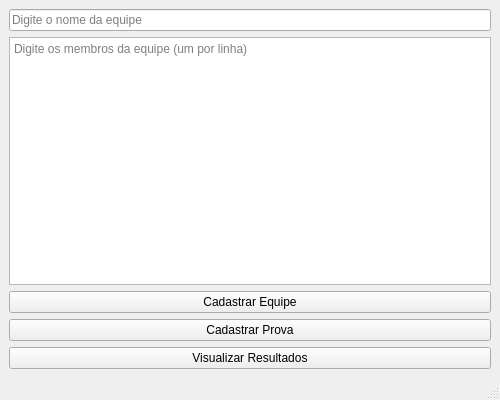
<?xml version="1.0" encoding="UTF-8"?>
<ui version="4.0">
 <class>MainWindow</class>
 <widget class="QMainWindow" name="MainWindow">
  <property name="geometry">
   <rect>
    <x>0</x>
    <y>0</y>
    <width>500</width>
    <height>400</height>
   </rect>
  </property>
  <property name="windowTitle">
   <string>Sistema de Competições</string>
  </property>
  <widget class="QWidget" name="centralwidget">
   <layout class="QVBoxLayout" name="verticalLayout">
    
    <!-- Nome da Equipe -->
    <item>
     <widget class="QLineEdit" name="inputNomeEquipe">
      <property name="placeholderText">
       <string>Digite o nome da equipe</string>
      </property>
     </widget>
    </item>
    
    <!-- Lista de Membros -->
    <item>
     <widget class="QTextEdit" name="inputMembros">
      <property name="placeholderText">
       <string>Digite os membros da equipe (um por linha)</string>
      </property>
     </widget>
    </item>

    <!-- Botão Cadastrar Equipe -->
    <item>
     <widget class="QPushButton" name="btnCadastrarEquipe">
      <property name="text">
       <string>Cadastrar Equipe</string>
      </property>
     </widget>
    </item>

    <!-- Botão Cadastrar Prova -->
    <item>
     <widget class="QPushButton" name="btnCadastrarProva">
      <property name="text">
       <string>Cadastrar Prova</string>
      </property>
     </widget>
    </item>

    <!-- Botão Visualizar Resultados -->
    <item>
     <widget class="QPushButton" name="btnVisualizarResultados">
      <property name="text">
       <string>Visualizar Resultados</string>
      </property>
     </widget>
    </item>

   </layout>
  </widget>
  <widget class="QMenuBar" name="menubar"/>
  <widget class="QStatusBar" name="statusbar"/>
 </widget>
 <resources/>
 <connections/>
</ui>
